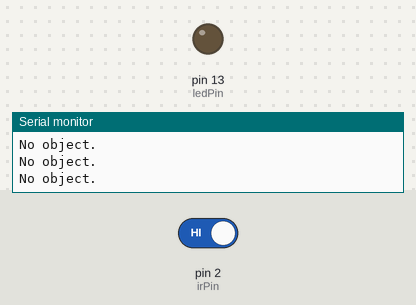
A sketch run on a simulated Arduino Uno, built with avr-gcc and run on an emulated ATmega328P. Parts: output pins drawn as LEDs (lit = HIGH), the last lines printed to the serial monitor. The inputs (shaded band) are chosen by the test bench; at power-on: pin 2 (irPin) HIGH.

Above: at 1.2 s.
1.3 s: pin 2 (irPin) driven LOW
At 1.8 s:
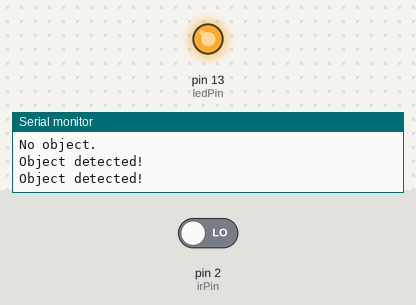
2.9 s: pin 2 (irPin) driven HIGH
At 4.3 s:
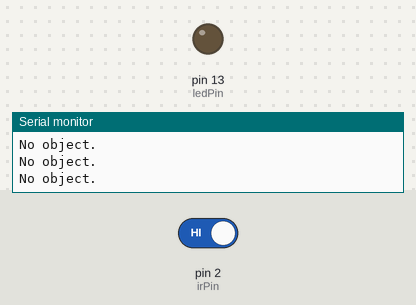
Timing chart, 0 to 5.9 s (numbered marks = the images above; inputs shaded):
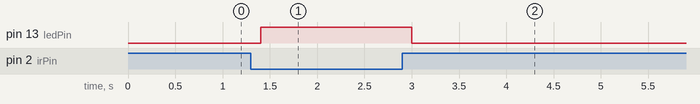

Measured:
- after the input at 1.3 s, pin 13 (ledPin): LOW → HIGH after 0.10 s
- after the input at 2.9 s, pin 13 (ledPin): HIGH → LOW after 0.10 s

The sketch:

IR-Senser.ino
```cpp
// IR-Senser.ino
// Simple IR sensor program for Arduino

int irPin = 2;    // IR sensor output pin
int ledPin = 13;  // Built-in LED pin on Arduino

void setup() {
  pinMode(irPin, INPUT);   // Set IR sensor pin as input
  pinMode(ledPin, OUTPUT); // Set LED pin as output
  Serial.begin(9600);      // Start serial communication
}

void loop() {
  int irState = digitalRead(irPin); // Read IR sensor

  if (irState == LOW) {
    // Object detected (depends on sensor type: some give LOW on detection)
    digitalWrite(ledPin, HIGH);
    Serial.println("Object detected!");
  } else {
    digitalWrite(ledPin, LOW);
    Serial.println("No object.");
  }

  delay(200); // Small delay for stability
}
```
